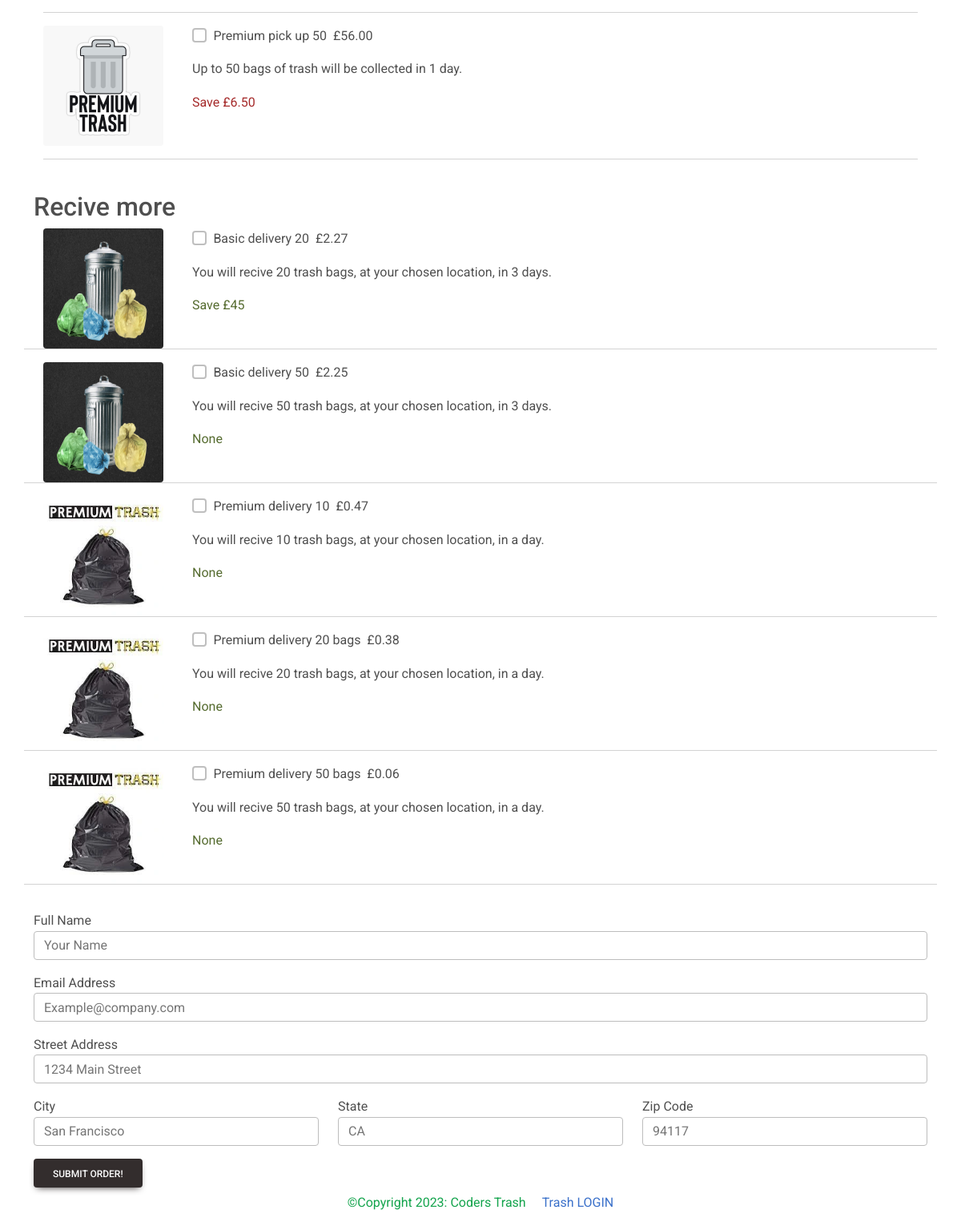
The app's page /order/ (lower part), older data.
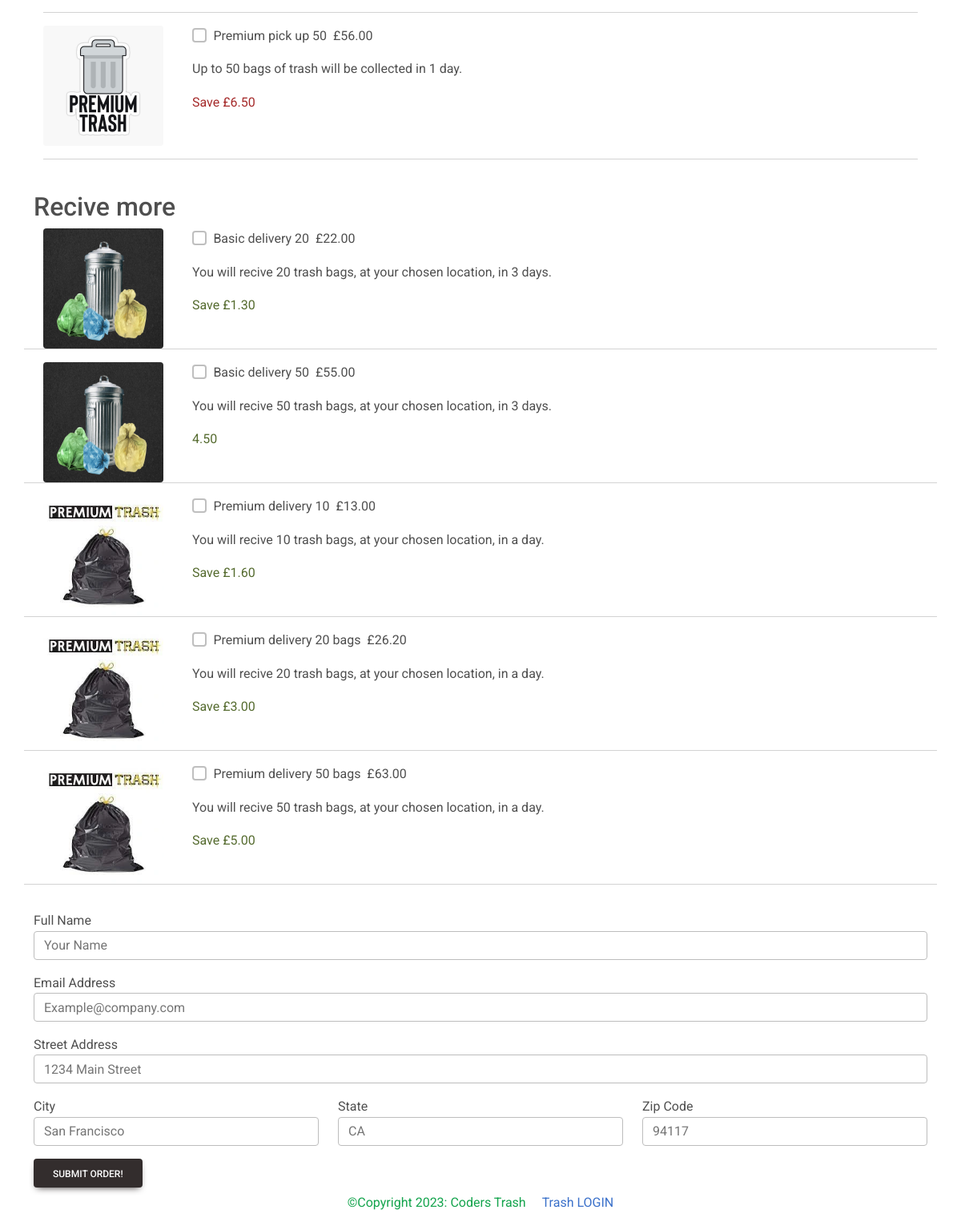
The same page, newer data.
### client/models.py (models this page shows, shortened)
class MenuItem(models.Model):
    name = models.CharField(max_length=100)
    description = models.TextField()
    saving = models.CharField(max_length=30, null=True)
    image = models.ImageField(upload_to='menu_images/')
    price = models.DecimalField(max_digits=5, decimal_places=2)
    category = models.ManyToManyField('Category', related_name='item')

### client/views.py (the view, shortened to what this page needs)
# urls.py: path('order/', Order.as_view(), name='order'),
class Order(View):
    def get(self, request, *arg, **kwargs):
        picks = MenuItem.objects.filter(category__name__contains='Pick_ups')
        sells = MenuItem.objects.filter(category__name__contains='Deliveries')
        multiplepicks = MenuItem.objects.filter(category__name__contains='Multi_pickup')
        multiplesells = MenuItem.objects.filter(category__name__contains='Multi_delivery')
        context = {
            'sells': sells,
            'picks': picks,
            'multiplepicks': multiplepicks,
            'multiplesells': multiplesells,
        }
        return render(request, 'client/order.html', context)

### client/templates/client/order.html (shortened to what the changed rows need)
{% extends 'client/base.html' %}
{% block content %}
<div class="container mb-5">
    <div class="row justify-content-center mt-1">
        <div class="col-md-12 col-sm-12 p-4">
            <form method="POST">
            </div>
            <h2>Recive more</h2>
                {% for multiplesell in multiplesells %}
                <div class="row">
                    <div class="col-md-2 col-sm-12">
                        <img class="rounded" src="{{ multiplesell.image.url}}" width="150" height="150">
                    </div>
                    <div class="col-md-8 col-sm-12">
                        <div class="d-flex flex-row">
                            <div class="form-group form-check">
                                <input type="checkbox" name="items[]" class="form-check-input"
                                    value="{{ multiplesell.pk }}">
                                <label class="form-check-label">{{ multiplesell.name }}</label>
                            </div>
                            <p class="font-weight-bold pl-5">&nbsp; £{{ multiplesell.price }}</p>
                        </div>
                        <p>{{ multiplesell.description}}</p>
                        <p class="blink_me blink_del" >{{ multiplesell.saving }}</p>
                    </div>
                </div>
                <hr />
                {% endfor %}
            </div>
        </div>
{% endblock content %}

Row changes from the older to the newer data that the page shows:
changed MenuItem "Basic delivery 20": price "2.27" → "22.00"; saving "Save £45" → "Save £1.30"
changed MenuItem "Basic delivery 50": price "2.25" → "55.00"; saving "None" → "4.50"
changed MenuItem "Premium delivery 10": price "0.47" → "13.00"; saving "None" → "Save £1.60"
changed MenuItem "Premium delivery 20 bags": price "0.38" → "26.20"; saving "None" → "Save £3.00"
changed MenuItem "Premium delivery 50 bags": price "0.06" → "63.00"; saving "None" → "Save £5.00"
